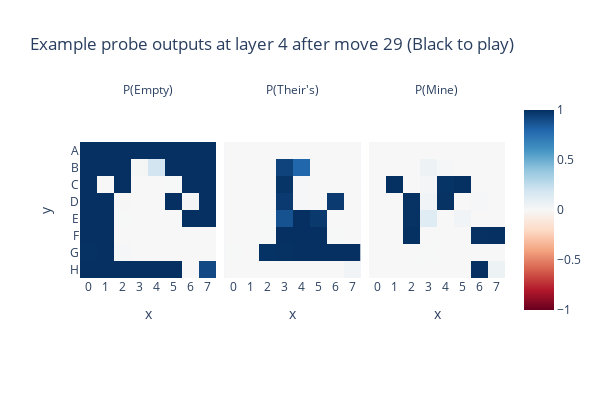

The cell this chart's notebook holds for it:
### Markdown cell above
I got the best results intervening after layer 4, but interestingly here the model has *almost* figured out the board state by then, but is missing the fact that C5 and C6 are black and is confident that they're white. My guess is that the board state calculation circuits haven't quite finished and are doing some iterative reasoning - if those cells have been taken several times, maybe it needs a layer to track the next earliest time it was taken? I don't know, and figuring this out would be a great starter project if you want to explore!

### Code cell
plot_probe_outputs(layer=4, game_index=game_index, move=move, title="Example probe outputs at layer 4 after move 29 (Black to play)")

### Figure 1 — Plotly figure (JSON) as saved in the notebook; plotly's stock layout.template omitted (floating-point values rounded to 4 significant figures)
{"data": [{"coloraxis": "coloraxis", "hovertemplate": "x: %{x}<br>y: %{y}<br>color: %{z}<extra></extra>", "name": "0", "type": "heatmap", "x": ["0", "1", "2", "3", "4", "5", "6", "7"], "xaxis": "x", "y": ["A", "B", "C", "D", "E", "F", "G", "H"], "yaxis": "y", "z": [[0.9999, 0.9999, 0.9993, 1.0, 1.0, 1.0, 0.9996, 0.9995], [0.9997, 1.0, 1.0, 0.0166, 0.1949, 1.0, 1, 1.0], [1.0, 0.001912, 1.0, 0.001808, 0.0001545, 0.002702, 1, 1], [1.0, 1, 0.0067, 0.0003786, 0.000134, 1, 0.02819, 1], [1.0, 1, 0.004761, 0.0005625, 2.792e-05, 0.0005041, 1.0, 1.0], [1.0, 1, 7.722e-05, 7.614e-07, 8.742e-08, 5.373e-05, 1.214e-08, 5.907e-10], [0.9953, 1.0, 0.008593, 2.902e-05, 1.322e-08, 1.063e-08, 2.816e-08, 1.374e-06], [0.9995, 0.9999, 1.0, 1.0, 0.9988, 0.9992, 6.348e-09, 0.9103]]}, {"coloraxis": "coloraxis", "hovertemplate": "x: %{x}<br>y: %{y}<br>color: %{z}<extra></extra>", "name": "1", "type": "heatmap", "x": ["0", "1", "2", "3", "4", "5", "6", "7"], "xaxis": "x2", "y": ["A", "B", "C", "D", "E", "F", "G", "H"], "yaxis": "y2", "z": [[4.245e-05, 3.325e-05, 6.65e-05, 1.377e-07, 6.601e-08, 5.274e-07, 0.0002212, 6.398e-06], [4.485e-05, 1.907e-07, 7.456e-07, 0.9299, 0.7971, 1.727e-08, 1.061e-09, 7.95e-07], [1.802e-06, 0.0007023, 9.222e-09, 0.9814, 0.01342, 0.0004099, 1.27e-11, 1.604e-09], [1.547e-08, 7.374e-12, 0.001202, 0.9617, 0.008506, 4.219e-11, 0.9633, 2.253e-08], [2.695e-06, 3.255e-11, 0.002915, 0.8751, 0.9992, 0.9685, 4.033e-07, 1.746e-07], [2.003e-06, 4.363e-11, 0.002779, 0.9997, 0.9998, 0.9997, 0.003753, 3.739e-06], [0.003836, 3.802e-07, 0.9899, 0.9953, 0.9998, 0.9996, 0.9999, 0.9996], [0.0003411, 5.453e-05, 8.943e-07, 1.125e-06, 0.001149, 0.0006563, 2.275e-06, 0.03752]]}, {"coloraxis": "coloraxis", "hovertemplate": "x: %{x}<br>y: %{y}<br>color: %{z}<extra></extra>", "name": "2", "type": "heatmap", "x": ["0", "1", "2", "3", "4", "5", "6", "7"], "xaxis": "x3", "y": ["A", "B", "C", "D", "E", "F", "G", "H"], "yaxis": "y3", "z": [[8.827e-06, 4.742e-05, 0.0006062, 4.488e-08, 2.512e-07, 5.085e-06, 0.0001803, 0.0005042], [0.0002761, 6.999e-07, 1.807e-06, 0.05353, 0.008018, 1.862e-07, 9.935e-09, 2.894e-06], [1.736e-05, 0.9974, 5.967e-08, 0.01674, 0.9864, 0.9969, 1.371e-10, 4.966e-08], [8.064e-08, 1.152e-10, 0.9921, 0.03794, 0.9914, 4.986e-11, 0.008474, 1.606e-08], [4.392e-06, 1.32e-09, 0.9923, 0.1244, 0.0007513, 0.031, 5.437e-07, 1.202e-06], [4.115e-06, 5.351e-10, 0.9971, 0.0003331, 0.0001961, 0.0002231, 0.9962, 1.0], [0.0008577, 1.502e-06, 0.001465, 0.004672, 0.0001814, 0.0003901, 0.000143, 0.0003862], [0.0001368, 3.071e-05, 8.287e-07, 2.331e-09, 4.01e-05, 0.000123, 1.0, 0.05222]]}], "layout": {"annotations": [{"font": {}, "showarrow": false, "text": "P(Empty)", "x": 0.16, "xanchor": "center", "xref": "paper", "y": 1, "yanchor": "bottom", "yref": "paper"}, {"font": {}, "showarrow": false, "text": "P(Their's)", "x": 0.5, "xanchor": "center", "xref": "paper", "y": 1, "yanchor": "bottom", "yref": "paper"}, {"font": {}, "showarrow": false, "text": "P(Mine)", "x": 0.84, "xanchor": "center", "xref": "paper", "y": 1, "yanchor": "bottom", "yref": "paper"}], "coloraxis": {"cmid": 0, "colorscale": [[0, "rgb(103,0,31)"], [0.1, "rgb(178,24,43)"], [0.2, "rgb(214,96,77)"], [0.3, "rgb(244,165,130)"], [0.4, "rgb(253,219,199)"], [0.5, "rgb(247,247,247)"], [0.6, "rgb(209,229,240)"], [0.7, "rgb(146,197,222)"], [0.8, "rgb(67,147,195)"], [0.9, "rgb(33,102,172)"], [1, "rgb(5,48,97)"]]}, "height": 400, "title": {"text": "Example probe outputs at layer 4 after move 29 (Black to play)"}, "width": 600, "xaxis": {"anchor": "y", "constrain": "domain", "domain": [0, 0.32], "scaleanchor": "y", "title": {"text": "x"}}, "xaxis2": {"anchor": "y2", "domain": [0.34, 0.66], "matches": "x", "title": {"text": "x"}}, "xaxis3": {"anchor": "y3", "domain": [0.68, 1.0], "matches": "x", "title": {"text": "x"}}, "yaxis": {"anchor": "x", "autorange": "reversed", "constrain": "domain", "domain": [0, 1], "title": {"text": "y"}}, "yaxis2": {"anchor": "x2", "domain": [0, 1], "matches": "y", "showticklabels": false}, "yaxis3": {"anchor": "x3", "domain": [0, 1], "matches": "y", "showticklabels": false}}}
